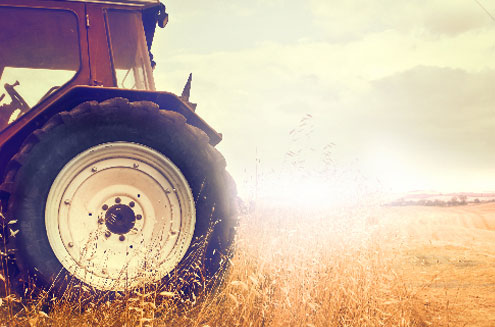
#> input picture 1/1.4Scipy/1.4.2question/qwe.jpg, 495 x 327 px
$ python 1.4.2.py
#> lines starting #> are read from the running program, lines starting #| are printed output that depends on the picture
from PIL import Image
from numpy import *
from scipy.ndimage import filters

im = array(Image.open('qwe.jpg').convert('L'))
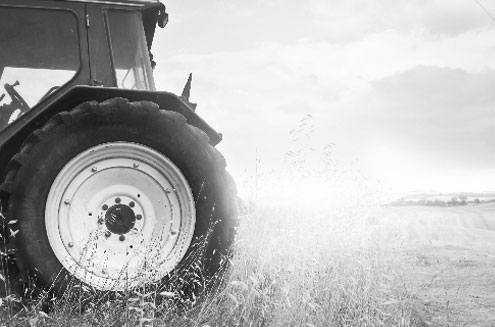
#> im: shape (327, 495); min 6, max 255, mean 182.1
imx = zeros(im.shape)
filters.sobel(im,1,imx)
"""
pil_im = Image.fromarray(imx)
pil_im.show()
"""
imy = zeros(im.shape)
filters.sobel(im,0,imy)
#pil_im = Image.fromarray(imy)
#pil_im.show()
magnitude = sqrt(imx**2+imy**2)

#pil_im = Image.fromarray(magnitude)
#pil_im.show()


sigma = 1
imxx = zeros(im.shape)
filters.gaussian_filter(im,(sigma,sigma),(0,1),imxx)


pil_im = Image.fromarray(imxx)
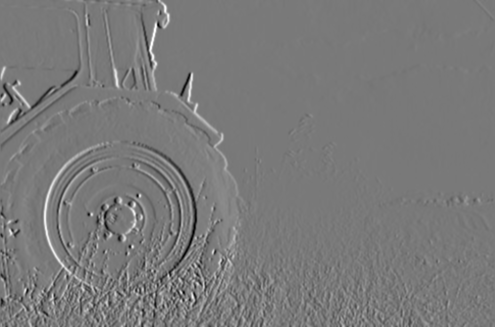
#> pil_im: PIL image 495x327 F; min -58.61, max 64.19, mean 0.3; drawn with min black and max white
pil_im.show()


imyy = zeros(im.shape)
filters.gaussian_filter(im,(sigma,sigma),(1,0),imyy)


pil_im = Image.fromarray(imyy)
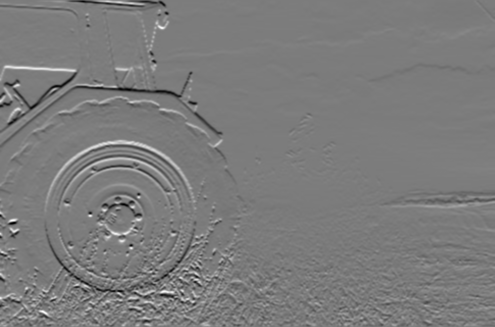
#> pil_im: PIL image 495x327 F; min -58.6, max 61.64, mean -0.1; drawn with min black and max white
pil_im.show()
